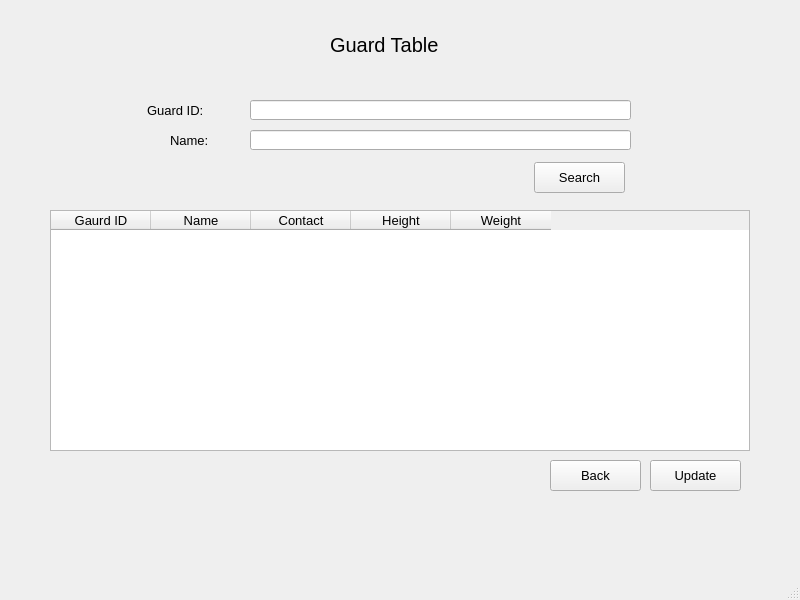
<?xml version="1.0" encoding="UTF-8"?>
<ui version="4.0">
 <class>MainWindow</class>
 <widget class="QMainWindow" name="MainWindow">
  <property name="geometry">
   <rect>
    <x>0</x>
    <y>0</y>
    <width>800</width>
    <height>600</height>
   </rect>
  </property>
  <property name="windowTitle">
   <string>MainWindow</string>
  </property>
  <widget class="QWidget" name="centralwidget">
   <widget class="QTableWidget" name="tableWidget">
    <property name="geometry">
     <rect>
      <x>50</x>
      <y>210</y>
      <width>700</width>
      <height>241</height>
     </rect>
    </property>
    <property name="font">
     <font>
      <pointsize>10</pointsize>
     </font>
    </property>
    <column>
     <property name="text">
      <string>Gaurd ID</string>
     </property>
    </column>
    <column>
     <property name="text">
      <string>Name</string>
     </property>
    </column>
    <column>
     <property name="text">
      <string>Contact</string>
     </property>
    </column>
    <column>
     <property name="text">
      <string>Height</string>
     </property>
    </column>
    <column>
     <property name="text">
      <string>Weight</string>
     </property>
    </column>
   </widget>
   <widget class="QLabel" name="label">
    <property name="geometry">
     <rect>
      <x>147</x>
      <y>100</y>
      <width>81</width>
      <height>21</height>
     </rect>
    </property>
    <property name="font">
     <font>
      <pointsize>10</pointsize>
     </font>
    </property>
    <property name="text">
     <string>Guard ID:</string>
    </property>
   </widget>
   <widget class="QLabel" name="label_2">
    <property name="geometry">
     <rect>
      <x>170</x>
      <y>130</y>
      <width>61</width>
      <height>21</height>
     </rect>
    </property>
    <property name="font">
     <font>
      <pointsize>10</pointsize>
     </font>
    </property>
    <property name="text">
     <string>Name:</string>
    </property>
   </widget>
   <widget class="QLineEdit" name="lineEdit">
    <property name="geometry">
     <rect>
      <x>250</x>
      <y>100</y>
      <width>381</width>
      <height>20</height>
     </rect>
    </property>
   </widget>
   <widget class="QLineEdit" name="lineEdit_2">
    <property name="geometry">
     <rect>
      <x>250</x>
      <y>130</y>
      <width>381</width>
      <height>20</height>
     </rect>
    </property>
   </widget>
   <widget class="QPushButton" name="pushButton">
    <property name="geometry">
     <rect>
      <x>534</x>
      <y>162</y>
      <width>91</width>
      <height>31</height>
     </rect>
    </property>
    <property name="font">
     <font>
      <pointsize>10</pointsize>
     </font>
    </property>
    <property name="text">
     <string>Search</string>
    </property>
   </widget>
   <widget class="QPushButton" name="pushButton_2">
    <property name="geometry">
     <rect>
      <x>650</x>
      <y>460</y>
      <width>91</width>
      <height>31</height>
     </rect>
    </property>
    <property name="font">
     <font>
      <pointsize>10</pointsize>
     </font>
    </property>
    <property name="text">
     <string>Update</string>
    </property>
   </widget>
   <widget class="QPushButton" name="pushButton_3">
    <property name="geometry">
     <rect>
      <x>550</x>
      <y>460</y>
      <width>91</width>
      <height>31</height>
     </rect>
    </property>
    <property name="font">
     <font>
      <pointsize>10</pointsize>
     </font>
    </property>
    <property name="text">
     <string>Back</string>
    </property>
   </widget>
   <widget class="QLabel" name="label_3">
    <property name="geometry">
     <rect>
      <x>330</x>
      <y>10</y>
      <width>141</width>
      <height>70</height>
     </rect>
    </property>
    <property name="font">
     <font>
      <pointsize>15</pointsize>
     </font>
    </property>
    <property name="text">
     <string>Guard Table</string>
    </property>
   </widget>
  </widget>
  <widget class="QMenuBar" name="menubar">
   <property name="geometry">
    <rect>
     <x>0</x>
     <y>0</y>
     <width>800</width>
     <height>26</height>
    </rect>
   </property>
  </widget>
  <widget class="QStatusBar" name="statusbar"/>
 </widget>
 <resources/>
 <connections/>
</ui>
